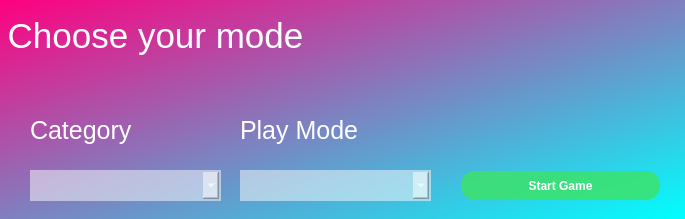
<?xml version="1.0" encoding="UTF-8"?>
<ui version="4.0">
 <class>FrmStartGame</class>
 <widget class="QWidget" name="FrmStartGame">
  <property name="geometry">
   <rect>
    <x>0</x>
    <y>0</y>
    <width>685</width>
    <height>219</height>
   </rect>
  </property>
  <property name="windowTitle">
   <string>Form</string>
  </property>
  <property name="styleSheet">
   <string notr="true">background-color: qlineargradient(spread:pad, x1:0, y1:0, x2:1, y2:1, stop:0 rgba(255, 0, 127, 255), stop:1 rgba(0, 255, 255, 255));</string>
  </property>
  <widget class="QLabel" name="label_2">
   <property name="geometry">
    <rect>
     <x>0</x>
     <y>10</y>
     <width>311</width>
     <height>51</height>
    </rect>
   </property>
   <property name="styleSheet">
    <string notr="true">background-color: rgba(0,0,0,0);
font-size: 35px;
font-weight: 400;
color: white;</string>
   </property>
   <property name="text">
    <string>Choose your mode</string>
   </property>
   <property name="alignment">
    <set>Qt::AlignCenter</set>
   </property>
  </widget>
  <widget class="QComboBox" name="comboBox">
   <property name="geometry">
    <rect>
     <x>30</x>
     <y>170</y>
     <width>191</width>
     <height>31</height>
    </rect>
   </property>
   <property name="styleSheet">
    <string notr="true">background-color: rgba(255,255,255,0.5);
border: 2px solid rgba(0,0,0,0);
font-size: 15px;
font-weight: 500;
padding: 5px;
color: white;</string>
   </property>
  </widget>
  <widget class="QComboBox" name="comboBox_3">
   <property name="geometry">
    <rect>
     <x>240</x>
     <y>170</y>
     <width>191</width>
     <height>31</height>
    </rect>
   </property>
   <property name="styleSheet">
    <string notr="true">background-color: rgba(255,255,255,0.5);
border: 2px solid rgba(0,0,0,0);
font-size: 15px;
font-weight: 500;
padding: 5px;
color: white;</string>
   </property>
  </widget>
  <widget class="QPushButton" name="btnLogin">
   <property name="geometry">
    <rect>
     <x>460</x>
     <y>170</y>
     <width>201</width>
     <height>31</height>
    </rect>
   </property>
   <property name="styleSheet">
    <string notr="true">background-color: rgba(61, 226, 99, 0.8);
border: 2px solid rgba(0,0,0,0);
border-radius: 15px;
font-weight: 500;
padding: 5px;
color: white;</string>
   </property>
   <property name="text">
    <string>Start Game</string>
   </property>
  </widget>
  <widget class="QLabel" name="label_3">
   <property name="geometry">
    <rect>
     <x>30</x>
     <y>110</y>
     <width>151</width>
     <height>41</height>
    </rect>
   </property>
   <property name="styleSheet">
    <string notr="true">background-color: rgba(0,0,0,0);
font-size: 25px;
font-weight: 400;
color: white;</string>
   </property>
   <property name="text">
    <string>Category</string>
   </property>
  </widget>
  <widget class="QLabel" name="label_4">
   <property name="geometry">
    <rect>
     <x>240</x>
     <y>110</y>
     <width>151</width>
     <height>41</height>
    </rect>
   </property>
   <property name="styleSheet">
    <string notr="true">background-color: rgba(0,0,0,0);
font-size: 25px;
font-weight: 400;
color: white;</string>
   </property>
   <property name="text">
    <string>Play Mode</string>
   </property>
  </widget>
 </widget>
 <resources/>
 <connections/>
</ui>
